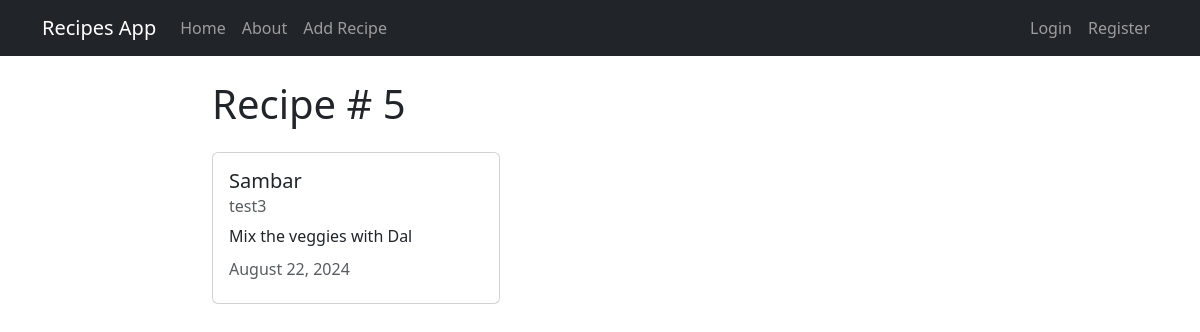
The page /recipe/5/ on the database its author committed.
### recipes/models.py (models this page shows, shortened)
class Recipe(models.Model):
    title = models.CharField(max_length=100)
    description = models.TextField()
    author = models.ForeignKey(User, on_delete=models.CASCADE)
    created_at = models.DateTimeField(auto_now_add=True)
    updated_at = models.DateTimeField(auto_now=True)

### recipes/views.py (the view)
# urls.py: path('recipe/<int:pk>/', views.RecipeDetailView.as_view(), name="recipes-detail"),
class RecipeDetailView(DetailView):
    model = models.Recipe

### recipes/templates/recipes/recipe_detail.html (shortened to what this page needs)
{% extends 'recipes/base.html' %}
{% block content %}
    <h1>Recipe # {{object.id}}</h1>
<div class="card my-4" style="width: 18rem;">
    <div class="card-body">
        <h5 class="card-title">{{ object.title }}</h5>
        <h6 class="card-subtitle mb-2 text-muted">{{ object.author }}</h6>
        <p class="card-text">{{ object.description }}</p>
        <h6 class="card-subtitle mb-2 text-muted">{{ object.updated_at|date:"F d, Y" }}</h6>
    </div>
</div>
{% endblock content %}

### rows shown on the page
Recipe: id "5", title "Sambar", author "test3", description "Mix the veggies with Dal", updated_at "August 22, 2024"
